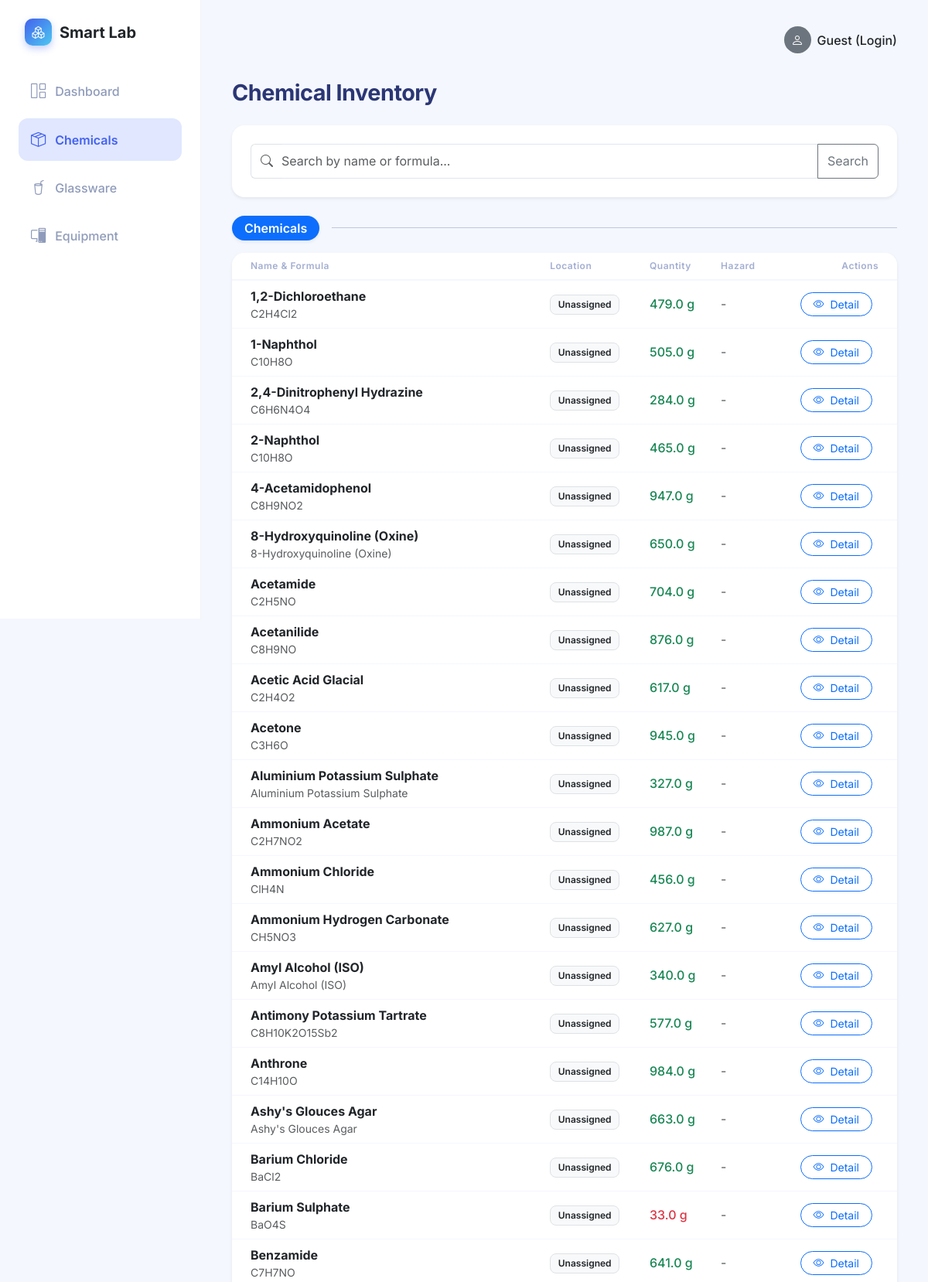
The page /chemicals (upper part) on the database its author committed.
### app.py (models this page shows)
class Chemical(db.Model):
    id = db.Column(db.Integer, primary_key=True)
    name = db.Column(db.String(150), nullable=False)
    formula = db.Column(db.String(100), nullable=False)
    cas_number = db.Column(db.String(50), nullable=True)
    quantity = db.Column(db.Float, nullable=False, default=0.0)
    unit = db.Column(db.String(20), nullable=False)
    location = db.Column(db.String(100), nullable=False)
    expiry_date = db.Column(db.Date, nullable=True)
    hazard_category = db.Column(db.String(100), nullable=True)
    category = db.Column(db.String(50), default='Chemicals') # New: Chemicals, Reagents, Indicators, Miscellaneous
    logs = db.relationship('UsageLog', backref='chemical', lazy=True, cascade="all, delete-orphan")

### app.py (the view)
@app.route('/chemicals')
def chemicals():
    search_query = request.args.get('search', '')
    if search_query:
        chemicals_list = Chemical.query.filter(
            db.or_(
                Chemical.name.ilike(f'%{search_query}%'),
                Chemical.formula.ilike(f'%{search_query}%')
            )
        ).all()
    else:
        chemicals_list = Chemical.query.all()
    grouped_chemicals = {}
    for chem in chemicals_list:
        cat = chem.category or 'Chemicals'
        if cat not in grouped_chemicals:
            grouped_chemicals[cat] = []
        grouped_chemicals[cat].append(chem)
    return render_template('chemicals.html', grouped_chemicals=grouped_chemicals, search_query=search_query)

### templates/chemicals.html (shortened to what this page needs)
{% extends 'base.html' %}
{% block content %}
<div class="d-flex justify-content-between align-items-center mb-4">
    <h2 class="page-title mb-0">Chemical Inventory</h2>
</div>
<div class="card mb-4 shadow-sm">
    <div class="card-body">
        <form action="{{ url_for('chemicals') }}" method="GET" class="d-flex">
            <div class="input-group">
                <span class="input-group-text bg-white border-end-0">
                    <i class="bi bi-search text-muted"></i>
                </span>
                <input type="text" name="search" class="form-control border-start-0 ps-0"
                       placeholder="Search by name or formula..." value="{{ search_query }}">
                <button class="btn btn-outline-secondary" type="submit">Search</button>
            </div>
        </form>
    </div>
</div>
{% for category, chemicals in grouped_chemicals.items() %}
<div class="d-flex align-items-center mb-3 mt-4">
    <span class="badge bg-primary px-3 py-2 fs-6 rounded-pill shadow-sm">{{ category }}</span>
    <hr class="flex-grow-1 ms-3 my-0 opacity-25">
</div>
<div class="card shadow-sm border-0 rounded-4 overflow-hidden mb-5">
    <div class="table-responsive">
        <table class="table table-hover align-middle mb-0">
            <thead class="bg-light bg-opacity-50">
                <tr>
                    <th class="ps-4">Name & Formula</th>
                    <th>Location</th>
                    <th>Quantity</th>
                    <th>Hazard</th>
                    <th class="text-end pe-4">Actions</th>
                </tr>
            </thead>
            <tbody>
                {% for chem in chemicals %}
                <tr>
                    <td class="ps-4">
                        <div class="fw-bold text-dark">{{ chem.name }}</div>
                        <div class="text-muted small">{{ chem.formula }}
                        </div>
                    </td>
                    <td><span class="badge bg-light text-dark border">{{ chem.location }}</span></td>
                    <td>
                        <span class="fw-medium {% if chem.quantity < 50 %}text-danger{% else %}text-success{% endif %}">
                            {{ chem.quantity }} {{ chem.unit }}
                        </span>
                    </td>
                    <td>
                        {% if chem.hazard_category %}
                        <span class="badge bg-warning text-dark">{{ chem.hazard_category }}</span>
                        {% else %}
                        <span class="text-muted">-</span>
                        {% endif %}
                    </td>
                    <td class="text-end pe-4">
                        <div class="btn-group">
                            <a href="{{ url_for('chemical_detail', id=chem.id) }}" class="btn btn-sm btn-outline-primary rounded-pill px-3 me-2">
                                <i class="bi bi-eye me-1"></i> Detail
                            </a>
                        </div>
                    </td>
                </tr>
                {% endfor %}
            </tbody>
        </table>
    </div>
</div>
{% else %}
<div class="card shadow-sm border-0 rounded-4 p-5 text-center text-muted">
    <i class="bi bi-search fs-1 mb-3"></i>
    <h5>No chemicals found matching your search.</h5>
    <p>Try a different keyword or formula.</p>
</div>
{% endfor %}
{% endblock %}

### static/css/style.css (style rules this page uses)
:root { --primary-blue: #4361ee; --primary-hover: #3a56d4; --secondary-color: #e0e7ff; --soft-bg: #f4f7fe; --card-bg: #ffffff; --text-main: #2b3674; --text-muted: #a3aed1; --sidebar-width: 260px; --card-shadow: 0px 18px 40px rgba(112, 144, 176, 0.12); --border-radius: 16px; }
body { background-color: var(--soft-bg); font-family: 'Inter', -apple-system, BlinkMacSystemFont, "Segoe UI", Roboto, "Helvetica Neue", Arial, sans-serif; color: var(--text-main); overflow-x: hidden; }
.card { border: none; border-radius: var(--border-radius); box-shadow: var(--card-shadow); background-color: var(--card-bg); margin-bottom: 1.5rem; }
.card-body { padding: 1.5rem; }
.table th { border-top: none; color: var(--text-muted); font-weight: 600; font-size: 0.75rem; letter-spacing: 0.5px; border-bottom: 2px solid #f4f7fe; }
.table td { vertical-align: middle; border-bottom: 1px solid #f4f7fe; color: #2b3674; }
.badge { padding: 0.5em 0.8em; font-weight: 600; border-radius: 8px; }
.page-title { font-weight: 700; color: var(--text-main); font-size: 1.8rem; letter-spacing: -0.5px; }
.form-control, .form-select { border-radius: 10px; border: 1px solid #e0e5f2; padding: 0.6rem 1rem; color: var(--text-main); }
* { transition: background-color 0.2s ease, border-color 0.2s ease; }
.card { transition: transform 0.4s cubic-bezier(0.34, 1.56, 0.64, 1), box-shadow 0.4s ease !important; }
.btn { transition: all 0.3s cubic-bezier(0.23, 1, 0.32, 1) !important; }
.table tbody tr { transition: background-color 0.2s ease; }
body::before { content: ''; position: fixed; top: 0; left: 0; width: 100%; height: 3px; background: linear-gradient(90deg, var(--primary-blue), #4cc9f0); z-index: 9999; animation: loadBar 0.8s ease-out forwards; transform-origin: left; }

### rows shown on the page
Chemical: category "Chemicals", name "1,2-Dichloroethane", formula "C2H4Cl2", location "Unassigned", quantity "479.0", unit "g"
Chemical: name "1-Naphthol", formula "C10H8O", location "Unassigned", quantity "505.0", unit "g"
Chemical: name "2,4-Dinitrophenyl Hydrazine", formula "C6H6N4O4", location "Unassigned", quantity "284.0", unit "g"
Chemical: name "2-Naphthol", formula "C10H8O", location "Unassigned", quantity "465.0", unit "g"
Chemical: name "4-Acetamidophenol", formula "C8H9NO2", location "Unassigned", quantity "947.0", unit "g"
Chemical: name "8-Hydroxyquinoline (Oxine)", formula "8-Hydroxyquinoline (Oxine)", location "Unassigned", quantity "650.0", unit "g"
Chemical: name "Acetamide", formula "C2H5NO", location "Unassigned", quantity "704.0", unit "g"
Chemical: name "Acetanilide", formula "C8H9NO", location "Unassigned", quantity "876.0", unit "g"
Chemical: name "Acetic Acid Glacial", formula "C2H4O2", location "Unassigned", quantity "617.0", unit "g"
Chemical: name "Acetone", formula "C3H6O", location "Unassigned", quantity "945.0", unit "g"
Chemical: name "Aluminium Potassium Sulphate", formula "Aluminium Potassium Sulphate", location "Unassigned", quantity "327.0", unit "g"
Chemical: name "Ammonium Acetate", formula "C2H7NO2", location "Unassigned", quantity "987.0", unit "g"
Chemical: name "Ammonium Chloride", formula "ClH4N", location "Unassigned", quantity "456.0", unit "g"
Chemical: name "Ammonium Hydrogen Carbonate", formula "CH5NO3", location "Unassigned", quantity "627.0", unit "g"
Chemical: name "Amyl Alcohol (ISO)", formula "Amyl Alcohol (ISO)", location "Unassigned", quantity "340.0", unit "g"
Chemical: name "Antimony Potassium Tartrate", formula "C8H10K2O15Sb2", location "Unassigned", quantity "577.0", unit "g"
Chemical: name "Anthrone", formula "C14H10O", location "Unassigned", quantity "984.0", unit "g"
Chemical: name "Ashy's Glouces Agar", formula "Ashy's Glouces Agar", location "Unassigned", quantity "663.0", unit "g"
Chemical: name "Barium Chloride", formula "BaCl2", location "Unassigned", quantity "676.0", unit "g"
Chemical: name "Barium Sulphate", formula "BaO4S", location "Unassigned", quantity "33.0", unit "g"
Chemical: name "Benzamide", formula "C7H7NO", location "Unassigned", quantity "641.0", unit "g"
